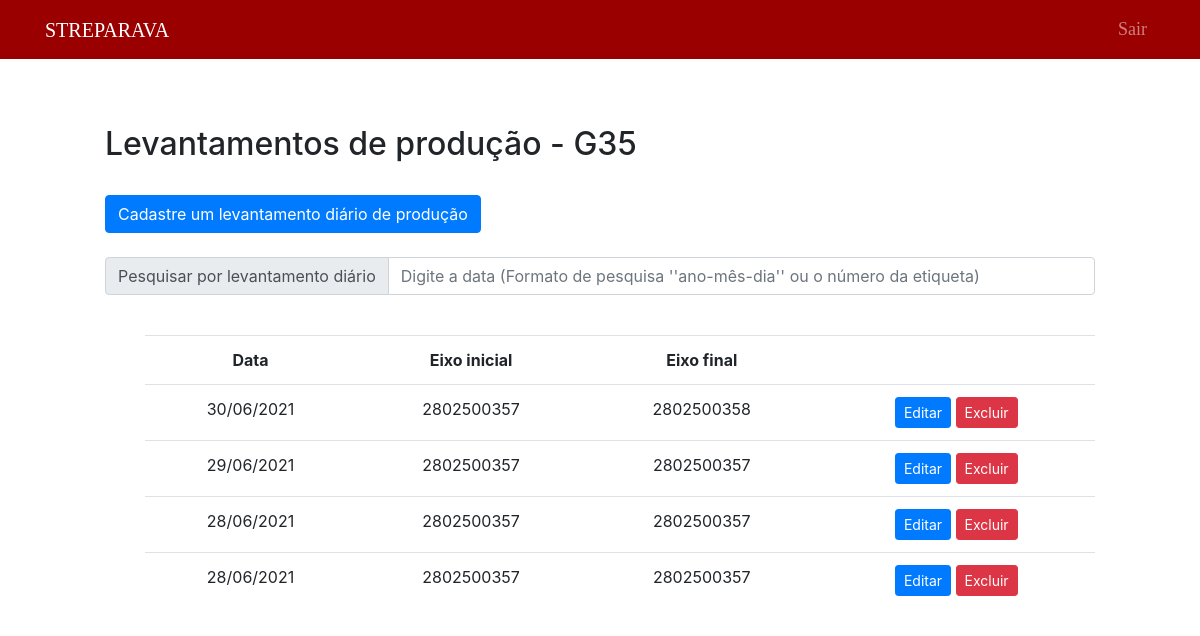
Page /public/final35/listFinal35.php (signed in) on the earlier database version.
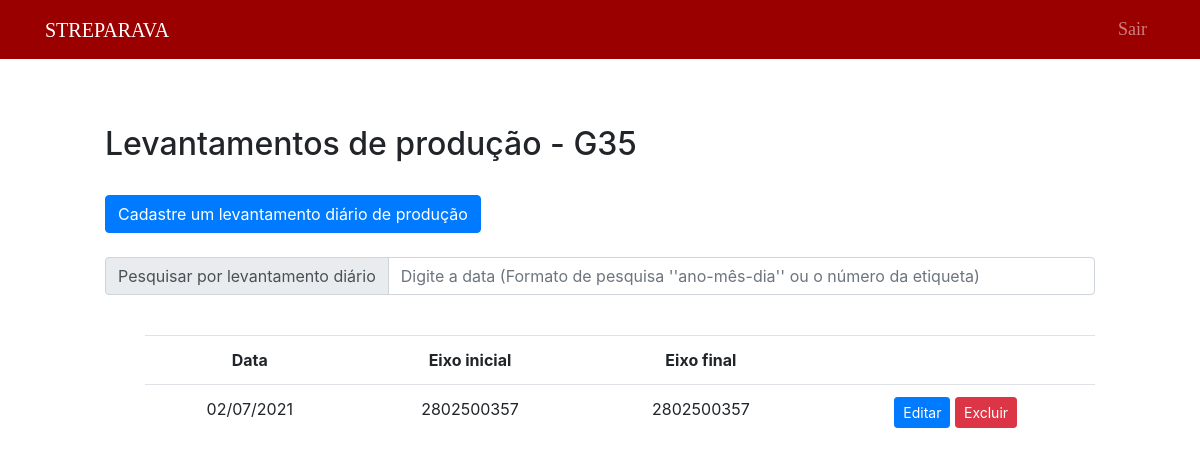
Same page on the later database version.
### tables this page shows
CREATE TABLE `levantamento35f` (
  `id_levantamento35` int(11) NOT NULL,
  `data` date NOT NULL,
  `prod7` int(11) NOT NULL,
  `t7` int(11) NOT NULL,
  `obs7` text NOT NULL,
  `prod8` int(11) NOT NULL,
  `t8` int(11) NOT NULL,
  `obs8` text NOT NULL,
  `prod9` int(11) NOT NULL,
  `t9` int(11) NOT NULL,
  `obs9` text NOT NULL,
  `prod10` int(11) NOT NULL,
  `t10` int(11) NOT NULL,
  `obs10` text NOT NULL,
  `prod11` int(11) NOT NULL,
  `t11` int(11) NOT NULL,
  `obs11` text NOT NULL,
  `prod12` int(11) NOT NULL,
  `t12` int(11) NOT NULL,
  `obs12` text NOT NULL,
  `prod13` int(11) NOT NULL,
  `t13` int(11) NOT NULL,
  `obs13` text NOT NULL,
  `prod14` int(11) NOT NULL,
  `t14` int(11) NOT NULL,
  `obs14` text NOT NULL,
  `prod15` int(11) NOT NULL,
  `t15` int(11) NOT NULL,
  `obs15` text NOT NULL,
  `prod16` int(11) NOT NULL,
  `t16` int(11) NOT NULL,
  `obs16` text NOT NULL,
  `total` int(11) NOT NULL,
  `tempo_total` int(11) NOT NULL,
  `etiqueta1` bigint(20) NOT NULL,
  `etiqueta2` bigint(20) NOT NULL
);

### public/final35/listFinal35NoSearch.php (the view, shortened to what this page needs)
<?php
include("../../data/connection.php");
$sql = "SELECT *, DATE_FORMAT(data,'%d/%m/%Y') as datas FROM levantamento35f order by data DESC";
$dadosLevantamento35 = $connection->query($sql);
if ($dadosLevantamento35->num_rows > 0) {
?>
    <div style="margin-left: 100px; margin-right: 100px;">
        <br>
        <table class="table" style="text-align: center;">
            <tr>
                <th>Data</th>
                <th>Eixo inicial</th>
                <th>Eixo final</th>
                <th></th>
            </tr>
            <?php
            while ($exibir = $dadosLevantamento35->fetch_assoc()) {
            ?>
                <tr>
                    <td><?php echo $exibir["datas"] ?></td>
                    <td><?php echo $exibir["etiqueta1"] ?></td>
                    <td><?php echo $exibir["etiqueta2"] ?></td>
                    <td>
                        <button type="button" class="btn btn-primary btn-sm">
                            <a href="editFinal35.php?id=<?php echo $exibir["id_levantamento35"] ?>" style="text-decoration: none; color: white">Editar</a>
                        </button>
                        <button type="submit" class="btn btn-danger btn-sm" formmethod="post">
                            <a href="deleteFinal35.php?id=<?php echo $exibir["id_levantamento35"] ?>" style="text-decoration: none; color: white"> Excluir </a>
                        </button>
                    </td>
                </tr>
            <?php
            }
            ?>
        </table>
    </div>
<?php
} else { ?>
    <div style="margin-left: 100px; margin-right: 100px;">
    <?php
    echo "Nenhum registro encontrado.";
}
    ?>

### public/Template/header.php (shortened to what this page needs)
<!DOCTYPE html>
<html lang="en">
<head>
  <link rel="stylesheet" href="https://maxcdn.bootstrapcdn.com/bootstrap/4.5.2/css/bootstrap.min.css">
  <link rel="stylesheet" href="../Styles/main.css" />
</head>
<body>
  <nav class="navbar navbar-expand-lg navbar-dark fixed-top" style="background-color: #9b0000; font-family: Impact, fantasy; font-size: xx-large;font-size: 50px">
    <div class="container">
      <a class="navbar-brand" font-weight: bold href="../home/home.php">STREPARAVA</a>
      <div class="collapse navbar-collapse" id="navbarResponsive">
        <ul class="navbar-nav ml-auto">
            <?php
            if (isset($_SESSION['qualidade']) or isset($_SESSION['montagem']) or isset($_SESSION['adm'])) {
            ?>
              <li class="nav-item" >
                <a class="nav-link" style="font-size: large;" href="../auth/sair.php">Sair</a>
              </li>
            <?php
            }
            ?>
        </ul>
      </div>
    </div>
  </nav>
  <br>
  <br>
</body>
</html>

### public/final35/listFinal35.php (shortened to what this page needs)
<?php include("../Template/header.php") ?>
<?php include("../../data/connection.php");
include("../auth/validaMontagem.php"); ?>
<body>
    <div style="margin-left: 100px; margin-right: 100px;">
        <h2>Levantamentos de produção - G35</h2>
        <br>
    <div class="buttons">
                <a href="../final35/createFinal35.php" class="btn btn-primary">Cadastre um levantamento diário de produção</a>
        </div>
    <br>
    <form method="POST" id="form-pesquisa" action="">
	<div class="input-group mb-3">
	<div class="input-group-prepend">
                    <span class="input-group-text" id="inputGroup-sizing-default">Pesquisar por levantamento diário</span>
                </div>
				<input type="text" name="pesquisa" class="form-control" id="pesquisa" aria-label="Default" placeholder="Digite a data (Formato de pesquisa ''ano-mês-dia'' ou o número da etiqueta)" aria-describedby="inputGroup-sizing-default">
	</div>
    </div>
    <ul class="resultado">
	<?php include("../final35/listFinal35NoSearch.php") ?>
	</ul>
</body>

### public/Styles/main.css (style rules this page uses)
body { padding: 5px; }

Differences in the rows shown:
removed levantamento35f: datas "30/06/2021", etiqueta1 "2802500357", etiqueta2 "2802500358"
removed levantamento35f: datas "29/06/2021", etiqueta1 "2802500357", etiqueta2 "2802500357"
removed levantamento35f: datas "28/06/2021", etiqueta1 "2802500357", etiqueta2 "2802500357"
removed levantamento35f: datas "28/06/2021", etiqueta1 "2802500357", etiqueta2 "2802500357"
added levantamento35f: datas "02/07/2021", etiqueta1 "2802500357", etiqueta2 "2802500357"
